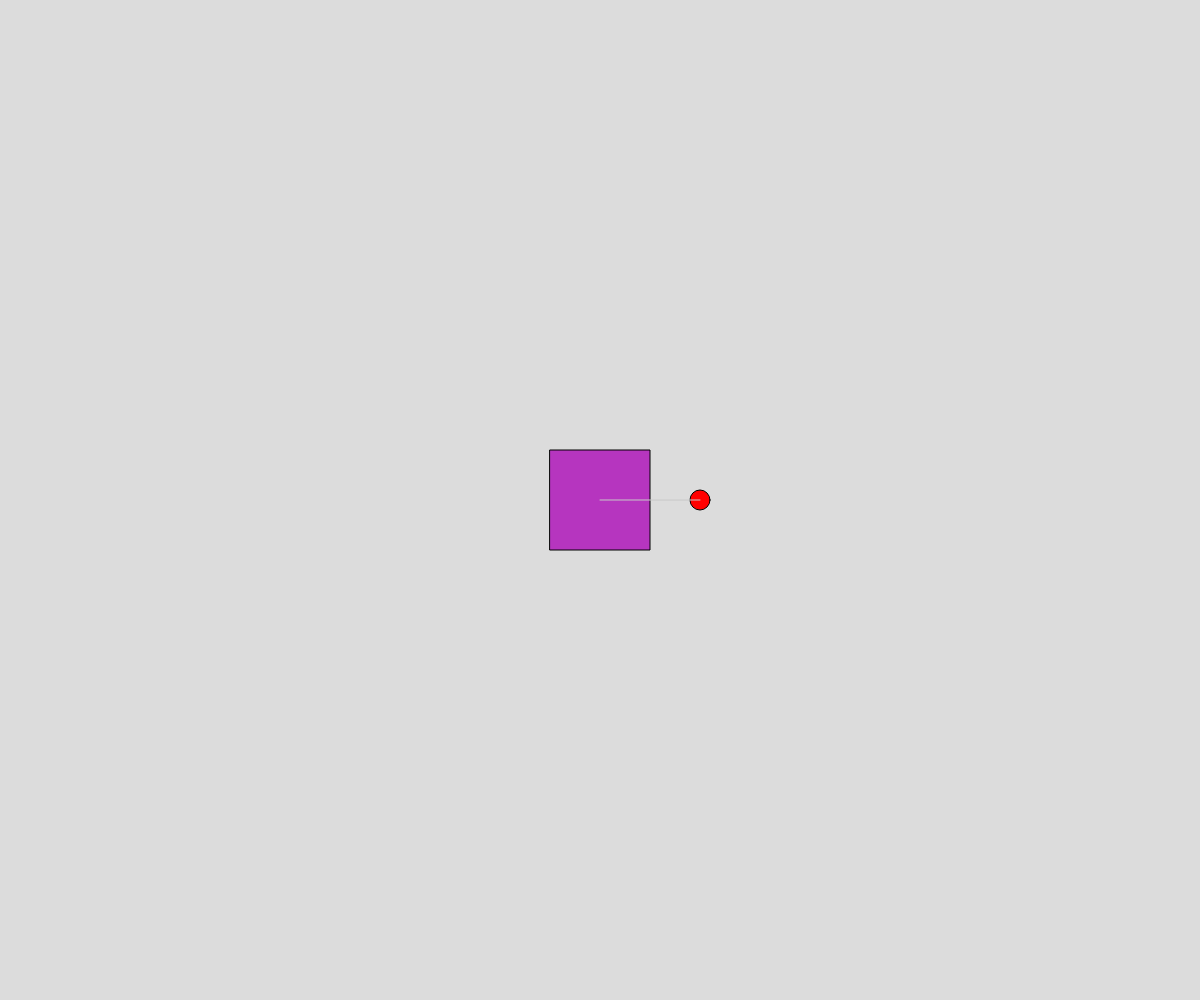
Frame 1 (no input)
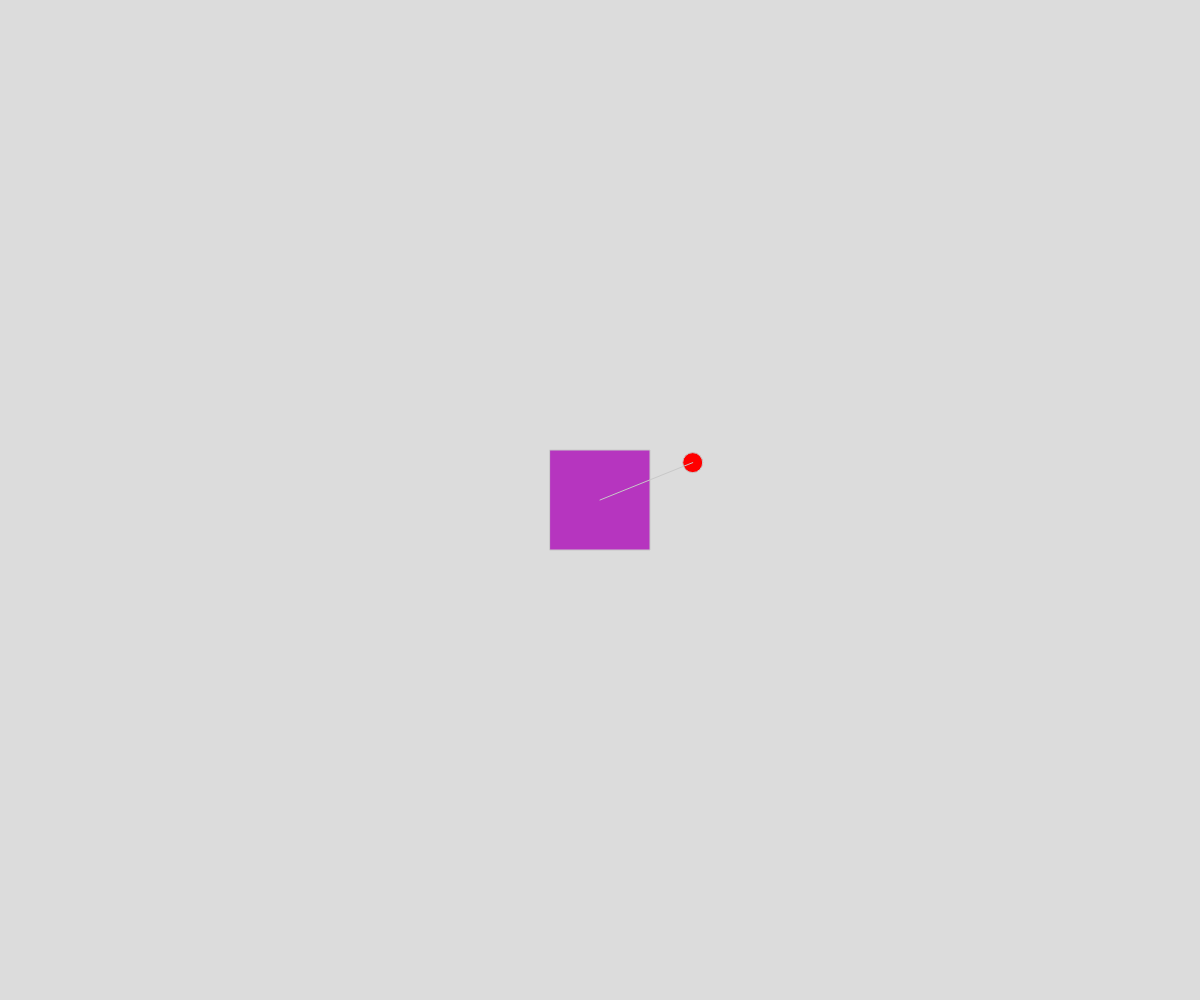
Frame 60 (no input)
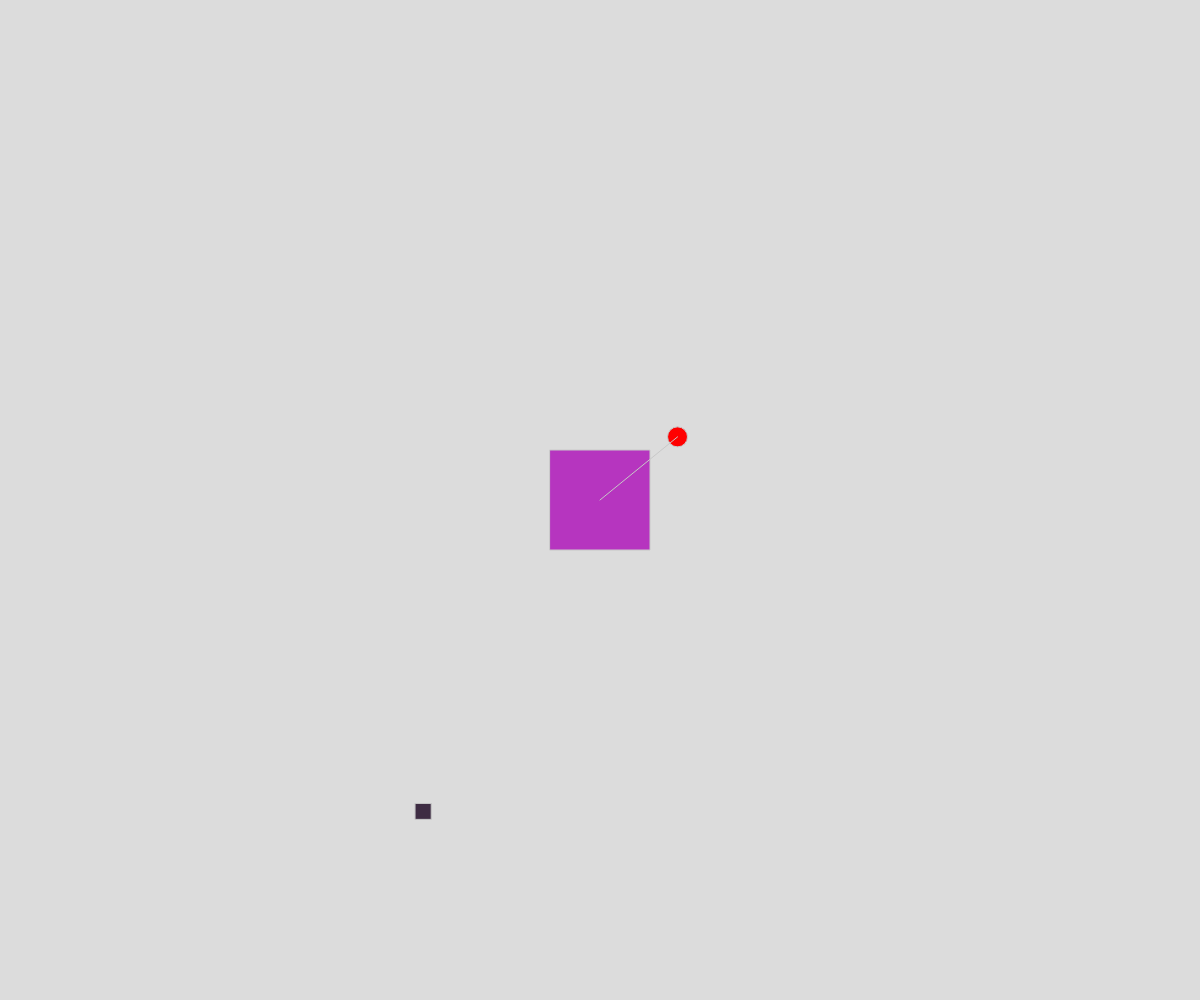
Frame 120 (the mouse pressed at the canvas centre since frame 60)

The p5.js sketch that drew these frames (run headless with seeded random() and noise() and a simulated clock; from frame 60 on, the mouse is pressed at the canvas centre):

// p5.js sketch
// ── sketch.js
let angle = 0;         // 小球的初始角度
let squareRotation = 0; // 正方形的旋转角度
let radius = 100;      // 小球运动的半径
let numTurns = 0;      // 小球转动的圈数
let turnThreshold = 3; // 每转多少圈
let squareColor;
let timerID;           // 定时器ID
let shapes = [];       // 存储随机生成的小方块

function setup() {
  createCanvas(windowWidth, windowHeight);
  squareColor = color(random(255), random(255), random(255));
  
    // 设置定时器，每2秒生成一个新的小方块
  timerID = setInterval(() => {
    let newShape = {
      x: random(width), 
      y: random(height), 
      size: random(10, 30), 
      color: color(random(255), random(255), random(255))
    };
    shapes.push(newShape); // 将新方块添加到数组中
  }, 2000); // 2000毫秒，即每2秒
}

function draw() {
  background(220); 

  // 小球坐标
  let ballX = width / 2 + radius * cos(angle);
  let ballY = height / 2 + radius * sin(angle);

  // 正方形
  push(); // 保存当前状态
  translate(width / 2, height / 2); // 将原点移动到画布中心
  rotate(radians(squareRotation)); // 旋转正方形
  fill(squareColor);
  rectMode(CENTER); // 将正方形绘制模式设置为中心
  rect(0, 0, 100, 100); // 绘制正方形
  pop(); // 恢复状态

  // 小球
  fill(255, 0, 0);
  ellipse(ballX, ballY, 20, 20); 
  
  // 摆杆
  stroke(200); 
  strokeWeight(1); 
  line(width / 2, height / 2, ballX, ballY); // 从中心到小球的摆杆

  // 更新小球的角度
  angle += 0.1; // 小球的速度

  // 计算转圈数
  if (angle >= TWO_PI) {
    angle = 0; // 每次小球完成一圈，重置角度
    numTurns++; // 增加转圈数
  }

  
   if (numTurns >= turnThreshold) {
    squareRotation += 15; // 顺时针旋转15度
    squareColor = color(random(255), random(255), random(255)); // 随机生成新的颜色
    numTurns = 0; // 重置转圈数
  }
  
  // 绘制随机生成的小方块
  for (let shape of shapes) {
    fill(shape.color);
    rect(shape.x, shape.y, shape.size, shape.size); // 绘制方块
  }

}
